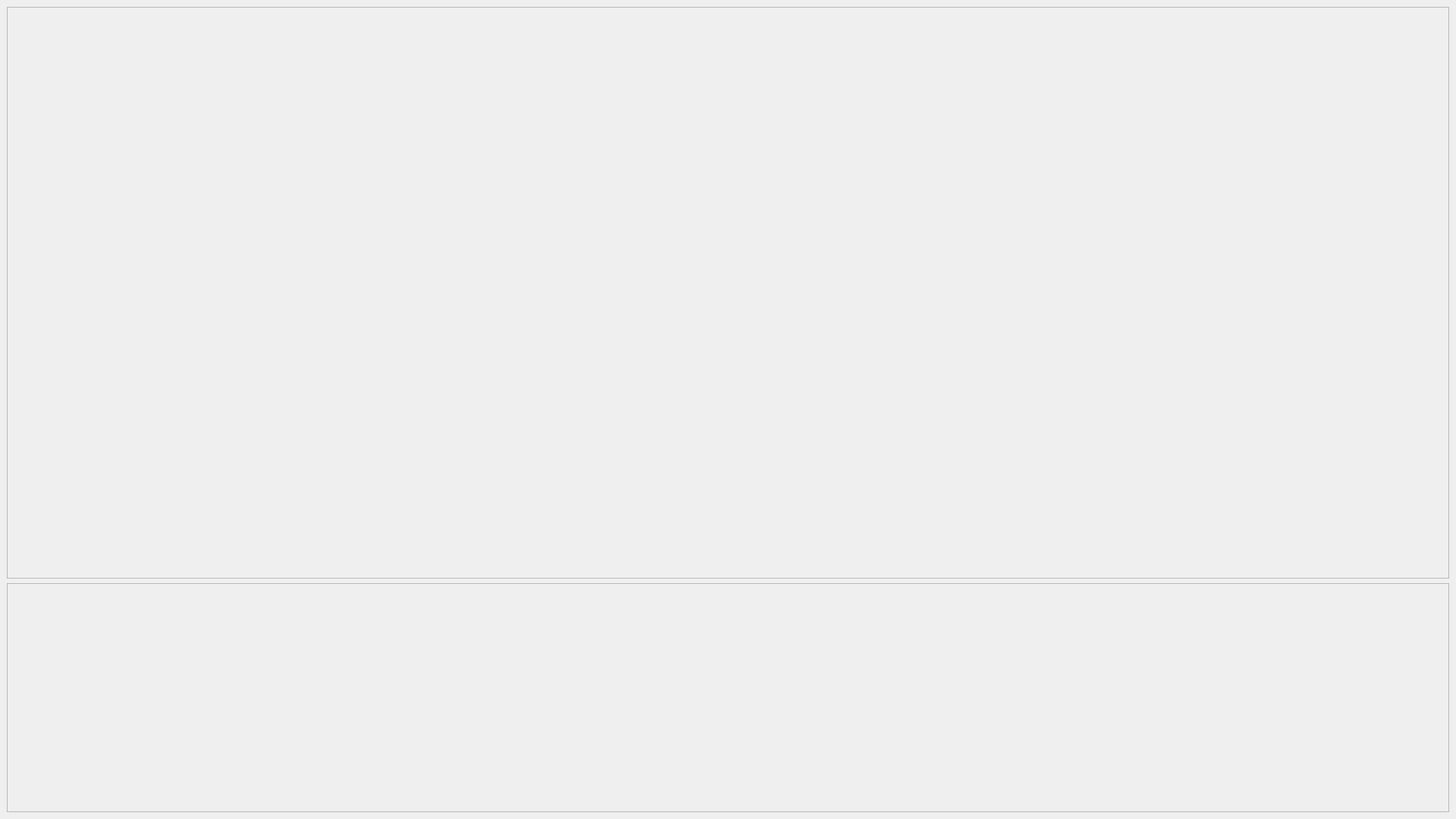
<?xml version="1.0" encoding="UTF-8"?>
<ui version="4.0">
 <class>RocketWindow</class>
 <widget class="QMainWindow" name="RocketWindow">
  <property name="geometry">
   <rect>
    <x>0</x>
    <y>0</y>
    <width>1920</width>
    <height>1080</height>
   </rect>
  </property>
  <property name="windowTitle">
   <string>Rocket Status</string>
  </property>
  <widget class="QWidget" name="centralwidget">
   <property name="autoFillBackground">
    <bool>true</bool>
   </property>
   <layout class="QVBoxLayout" name="verticalLayout_2" stretch="5,2">
    <item>
     <layout class="QVBoxLayout" name="verticalLayout">
      <item>
       <widget class="QFrame" name="frame_2">
        <property name="frameShape">
         <enum>QFrame::StyledPanel</enum>
        </property>
        <property name="frameShadow">
         <enum>QFrame::Raised</enum>
        </property>
        <layout class="QVBoxLayout" name="verticalLayout_3">
         <item>
          <widget class="hprcRocketVisualizer" name="rocketVisualizer" native="true"/>
         </item>
        </layout>
       </widget>
      </item>
     </layout>
    </item>
    <item>
     <layout class="QHBoxLayout" name="horizontalLayout">
      <item>
       <widget class="QFrame" name="frame">
        <property name="frameShape">
         <enum>QFrame::StyledPanel</enum>
        </property>
        <property name="frameShadow">
         <enum>QFrame::Raised</enum>
        </property>
        <layout class="QHBoxLayout" name="horizontalLayout_2">
         <item>
          <widget class="hprcAirbrakes" name="airbrakes" native="true"/>
         </item>
         <item>
          <widget class="hprcViewer" name="viewer" native="true"/>
         </item>
         <item>
          <widget class="hprcAttitudeWidget" name="attitude" native="true"/>
         </item>
        </layout>
       </widget>
      </item>
     </layout>
    </item>
   </layout>
  </widget>
 </widget>
 <customwidgets>
  <customwidget>
   <class>hprcRocketVisualizer</class>
   <extends>QWidget</extends>
   <header>Widgets/hprcRocketVisualizer.h</header>
   <container>1</container>
  </customwidget>
  <customwidget>
   <class>hprcAttitudeWidget</class>
   <extends>QWidget</extends>
   <header>Widgets/hprcAttitudeWidget.h</header>
   <container>1</container>
  </customwidget>
  <customwidget>
   <class>hprcViewer</class>
   <extends>QWidget</extends>
   <header>Widgets/hprcViewer.h</header>
   <container>1</container>
  </customwidget>
  <customwidget>
   <class>hprcAirbrakes</class>
   <extends>QWidget</extends>
   <header>Widgets/hprcAirbrakes.h</header>
   <container>1</container>
  </customwidget>
 </customwidgets>
 <resources/>
 <connections/>
</ui>
